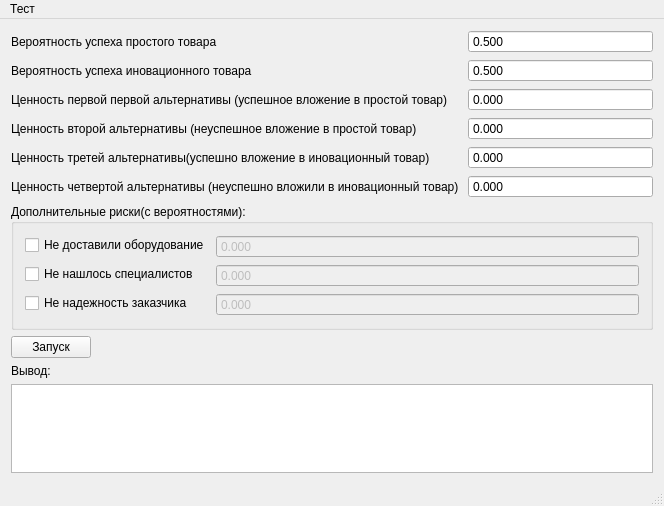
<?xml version="1.0" encoding="UTF-8"?>
<ui version="4.0">
 <class>MainWindow</class>
 <widget class="QMainWindow" name="MainWindow">
  <property name="geometry">
   <rect>
    <x>0</x>
    <y>0</y>
    <width>664</width>
    <height>506</height>
   </rect>
  </property>
  <property name="windowTitle">
   <string>Инвестирование средств</string>
  </property>
  <widget class="QWidget" name="centralWidget">
   <layout class="QVBoxLayout" name="verticalLayout">
    <item>
     <layout class="QFormLayout" name="formLayout">
      <item row="0" column="0">
       <widget class="QLabel" name="label_4">
        <property name="text">
         <string>Вероятность успеха простого товара</string>
        </property>
       </widget>
      </item>
      <item row="2" column="0">
       <widget class="QLabel" name="label_8">
        <property name="text">
         <string>Ценность первой первой альтернативы (успешное вложение в простой товар)</string>
        </property>
       </widget>
      </item>
      <item row="3" column="0">
       <widget class="QLabel" name="label_5">
        <property name="text">
         <string>Ценность второй альтернативы (неуспешное вложение в простой товар)</string>
        </property>
       </widget>
      </item>
      <item row="4" column="0">
       <widget class="QLabel" name="label_6">
        <property name="text">
         <string>Ценность третей альтернативы(успешно вложение в иновационный товар)</string>
        </property>
       </widget>
      </item>
      <item row="5" column="0">
       <widget class="QLabel" name="label_7">
        <property name="text">
         <string>Ценность четвертой альтернативы (неуспешно вложили в иновационный товар) </string>
        </property>
       </widget>
      </item>
      <item row="1" column="0">
       <widget class="QLabel" name="label_2">
        <property name="text">
         <string>Вероятность успеха иновационного товара</string>
        </property>
       </widget>
      </item>
      <item row="0" column="1">
       <widget class="QDoubleSpinBox" name="doubleSpinBox">
        <property name="readOnly">
         <bool>true</bool>
        </property>
        <property name="buttonSymbols">
         <enum>QAbstractSpinBox::NoButtons</enum>
        </property>
        <property name="decimals">
         <number>3</number>
        </property>
        <property name="maximum">
         <double>1.000000000000000</double>
        </property>
        <property name="singleStep">
         <double>0.010000000000000</double>
        </property>
        <property name="value">
         <double>0.500000000000000</double>
        </property>
       </widget>
      </item>
      <item row="1" column="1">
       <widget class="QDoubleSpinBox" name="doubleSpinBox_2">
        <property name="readOnly">
         <bool>true</bool>
        </property>
        <property name="buttonSymbols">
         <enum>QAbstractSpinBox::NoButtons</enum>
        </property>
        <property name="decimals">
         <number>3</number>
        </property>
        <property name="maximum">
         <double>1.000000000000000</double>
        </property>
        <property name="singleStep">
         <double>0.010000000000000</double>
        </property>
        <property name="value">
         <double>0.500000000000000</double>
        </property>
       </widget>
      </item>
      <item row="2" column="1">
       <widget class="QDoubleSpinBox" name="doubleSpinBox_3">
        <property name="buttonSymbols">
         <enum>QAbstractSpinBox::NoButtons</enum>
        </property>
        <property name="decimals">
         <number>3</number>
        </property>
        <property name="minimum">
         <double>-999999999.000000000000000</double>
        </property>
        <property name="maximum">
         <double>999999999.000000000000000</double>
        </property>
       </widget>
      </item>
      <item row="3" column="1">
       <widget class="QDoubleSpinBox" name="doubleSpinBox_4">
        <property name="buttonSymbols">
         <enum>QAbstractSpinBox::NoButtons</enum>
        </property>
        <property name="decimals">
         <number>3</number>
        </property>
        <property name="minimum">
         <double>-999999999.000000000000000</double>
        </property>
        <property name="maximum">
         <double>999999999.000000000000000</double>
        </property>
       </widget>
      </item>
      <item row="4" column="1">
       <widget class="QDoubleSpinBox" name="doubleSpinBox_5">
        <property name="buttonSymbols">
         <enum>QAbstractSpinBox::NoButtons</enum>
        </property>
        <property name="decimals">
         <number>3</number>
        </property>
        <property name="minimum">
         <double>-999999999.000000000000000</double>
        </property>
        <property name="maximum">
         <double>999999999.000000000000000</double>
        </property>
       </widget>
      </item>
      <item row="5" column="1">
       <widget class="QDoubleSpinBox" name="doubleSpinBox_6">
        <property name="buttonSymbols">
         <enum>QAbstractSpinBox::NoButtons</enum>
        </property>
        <property name="decimals">
         <number>3</number>
        </property>
        <property name="minimum">
         <double>-999999999.000000000000000</double>
        </property>
        <property name="maximum">
         <double>999999999.000000000000000</double>
        </property>
       </widget>
      </item>
     </layout>
    </item>
    <item>
     <widget class="QGroupBox" name="groupBox">
      <property name="title">
       <string>Дополнительные риски(с вероятностями):</string>
      </property>
      <layout class="QFormLayout" name="formLayout_2">
       <item row="0" column="0">
        <widget class="QCheckBox" name="checkBox">
         <property name="text">
          <string>Не доставили оборудование</string>
         </property>
        </widget>
       </item>
       <item row="1" column="0">
        <widget class="QCheckBox" name="checkBox_2">
         <property name="text">
          <string>Не нашлось специалистов</string>
         </property>
        </widget>
       </item>
       <item row="2" column="0">
        <widget class="QCheckBox" name="checkBox_3">
         <property name="text">
          <string>Не надежность заказчика</string>
         </property>
        </widget>
       </item>
       <item row="0" column="1">
        <widget class="QDoubleSpinBox" name="doubleSpinBox_7">
         <property name="enabled">
          <bool>false</bool>
         </property>
         <property name="buttonSymbols">
          <enum>QAbstractSpinBox::NoButtons</enum>
         </property>
         <property name="decimals">
          <number>3</number>
         </property>
         <property name="maximum">
          <double>1.000000000000000</double>
         </property>
         <property name="singleStep">
          <double>0.010000000000000</double>
         </property>
        </widget>
       </item>
       <item row="1" column="1">
        <widget class="QDoubleSpinBox" name="doubleSpinBox_8">
         <property name="enabled">
          <bool>false</bool>
         </property>
         <property name="buttonSymbols">
          <enum>QAbstractSpinBox::NoButtons</enum>
         </property>
         <property name="decimals">
          <number>3</number>
         </property>
         <property name="maximum">
          <double>1.000000000000000</double>
         </property>
         <property name="singleStep">
          <double>0.010000000000000</double>
         </property>
        </widget>
       </item>
       <item row="2" column="1">
        <widget class="QDoubleSpinBox" name="doubleSpinBox_9">
         <property name="enabled">
          <bool>false</bool>
         </property>
         <property name="buttonSymbols">
          <enum>QAbstractSpinBox::NoButtons</enum>
         </property>
         <property name="decimals">
          <number>3</number>
         </property>
         <property name="maximum">
          <double>1.000000000000000</double>
         </property>
         <property name="singleStep">
          <double>0.010000000000000</double>
         </property>
        </widget>
       </item>
      </layout>
     </widget>
    </item>
    <item>
     <layout class="QHBoxLayout" name="horizontalLayout">
      <item>
       <widget class="QPushButton" name="pushButton">
        <property name="text">
         <string>Запуск</string>
        </property>
       </widget>
      </item>
      <item>
       <spacer name="horizontalSpacer">
        <property name="orientation">
         <enum>Qt::Horizontal</enum>
        </property>
        <property name="sizeHint" stdset="0">
         <size>
          <width>688</width>
          <height>20</height>
         </size>
        </property>
       </spacer>
      </item>
     </layout>
    </item>
    <item>
     <widget class="QLabel" name="label">
      <property name="text">
       <string>Вывод:</string>
      </property>
     </widget>
    </item>
    <item>
     <widget class="QPlainTextEdit" name="plainTextEdit">
      <property name="readOnly">
       <bool>true</bool>
      </property>
     </widget>
    </item>
   </layout>
  </widget>
  <widget class="QMenuBar" name="menuBar">
   <property name="geometry">
    <rect>
     <x>0</x>
     <y>0</y>
     <width>664</width>
     <height>18</height>
    </rect>
   </property>
   <widget class="QMenu" name="test">
    <property name="title">
     <string>Тест</string>
    </property>
    <addaction name="action"/>
    <addaction name="action_2"/>
    <addaction name="action_3"/>
   </widget>
   <addaction name="test"/>
  </widget>
  <widget class="QStatusBar" name="statusBar"/>
  <action name="action">
   <property name="text">
    <string>Подставить первый тест</string>
   </property>
  </action>
  <action name="action_2">
   <property name="text">
    <string>Подставить второй тест</string>
   </property>
  </action>
  <action name="action_3">
   <property name="text">
    <string>Подставить третий тест</string>
   </property>
  </action>
 </widget>
 <layoutdefault spacing="6" margin="11"/>
 <resources/>
 <connections/>
</ui>
